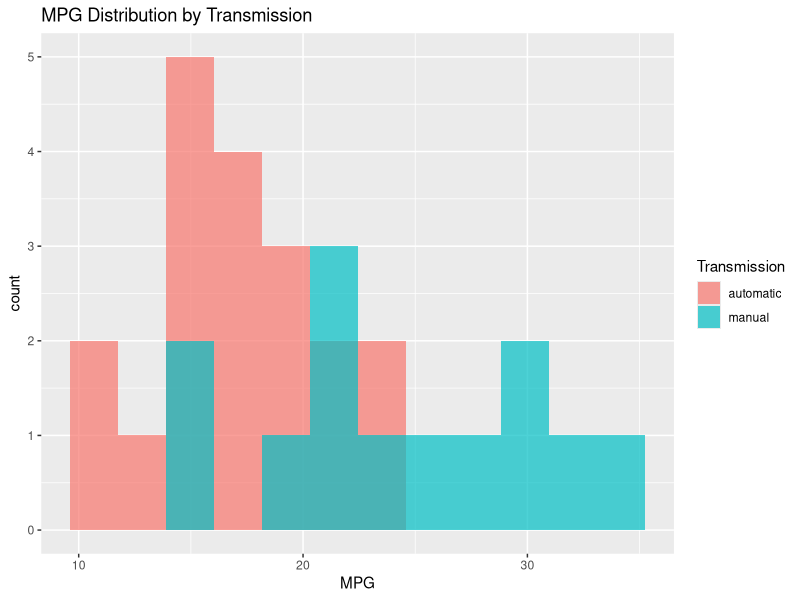

This chart was generated by the following R code:
# ===============================================================
# 載入套件
# ===============================================================

library(dplyr)
library(ggplot2)
library(broom)   # 整理檢定輸出

# ===============================================================
# 內建資料集：mtcars（示範單一自變數的線性模型）
# ===============================================================

data(mtcars)
mtcars2 <- as_tibble(mtcars) %>%
  mutate(am = factor(am, labels = c("automatic","manual")))

# 基本概覽與分布
summary(mtcars2$mpg)
ggplot(mtcars2, aes(mpg, fill = am)) +
  geom_histogram(bins = 12, alpha = 0.7, position = "identity") +
  labs(title = "MPG Distribution by Transmission", x = "MPG", fill = "Transmission")

# ---------------------------------------------------------------
# 線性模型觀念速記
# ---------------------------------------------------------------
# 1) t 檢定與 ANOVA 都是線性模型的特例
#    - t 檢定：比較兩組平均數
#    - ANOVA：比較多組平均數
#    - 線性模型（lm）：以迴歸方式建構 y ~ x 的關係，可同時處理類別與連續自變數
#
# 2) 模型參數解讀
#    - 截距 (Intercept)：基準組的平均值（或 x=0 時的 y 值）
#    - 類別變數係數：相對基準組的平均差異
#    - p 值：檢定該係數是否顯著不同於 0
#
# 3) 關係：
#    - t 檢定 ⇔ 單一類別變數的線性模型
#    - t 檢定統計量平方 = ANOVA 的 F 值
#    - ANOVA 是多組類別變數的線性模型特例

# ===============================================================
# 一、t 檢定（mpg ~ am）
# ===============================================================

t.test(mpg ~ am, data = mtcars2, var.equal = TRUE)

# ===============================================================
# 二、線性模型（與 t 檢定等價）
# ===============================================================

fit <- lm(mpg ~ am, data = mtcars2)
fit   # 顯示模型係數
anova(fit)  # ANOVA 表
summary(fit) # 完整模型摘要

# 驗證 t 檢定與線性模型結果相同
# t 檢定的 t 值平方應等於 ANOVA 的 F 值
t_val <- summary(fit)$coefficients[2, "t value"]
f_val <- anova(fit)$"F value"[1]
t_val^2
f_val


# ===============================================================
# 三、多變數線性模型（延伸示例）
# ===============================================================

fit2 <- lm(mpg ~ am + wt + hp, data = mtcars2)
summary(fit2)

# 這可以同時評估變速系統、車重、馬力對油耗的影響
# 解讀時需注意係數是「控制其他變數」後的邊際效應
